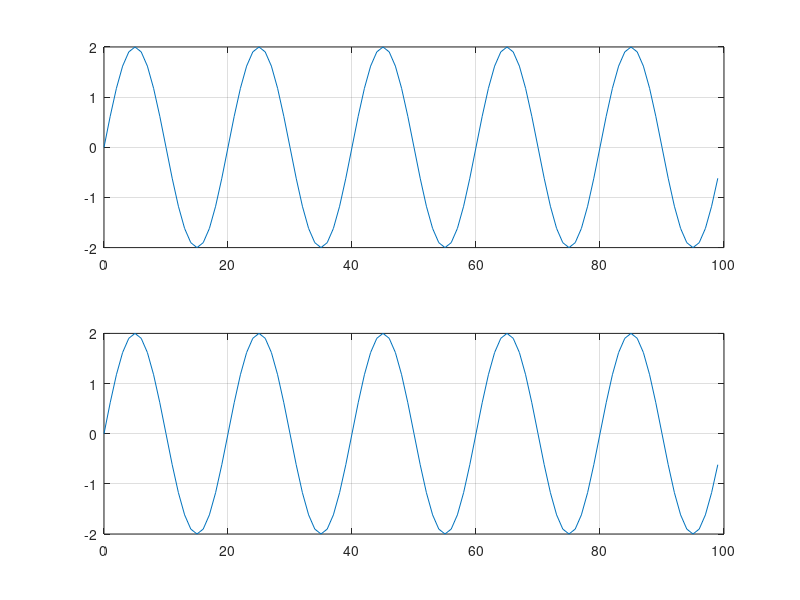
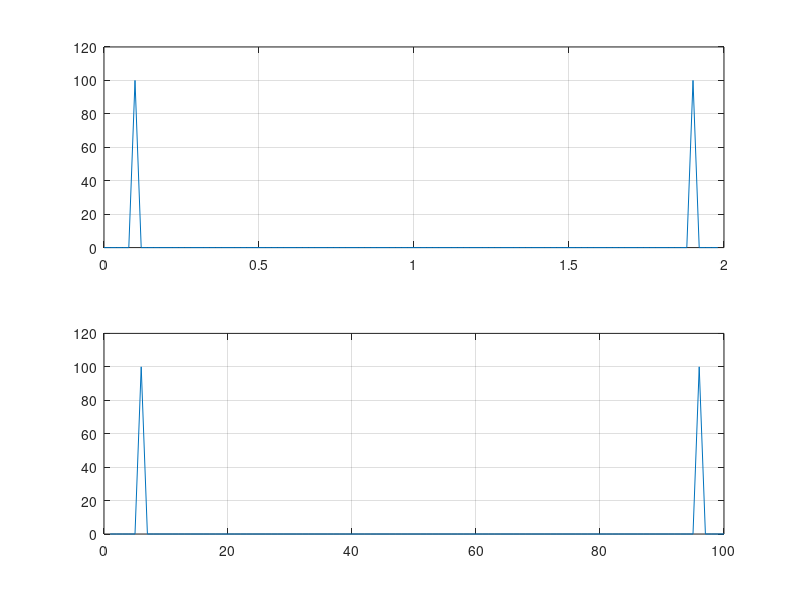

Recreate these plots in MATLAB, in order.
clear 
close all
clc


L = 100;

fs = 40;

Ts = 1/fs;

fo = 2;

n = 0:1:L-1;

x1 = 2 * sin(2*pi*fo/fs*n);

P = 5;

L=100;

N = 0:1:L-1;

x2 = 2 * sin(2*pi*P/L*N);

figure(1);
subplot(2,1,1)
plot(n,x1);
grid on;
subplot(2,1,2)
plot(N,x2);
grid on;

figure(2);
X1 = fft(x1);

w = 0:2*pi/L:2*pi*(1-1/L);

subplot(2,1,1)
plot(w/pi,abs(X1));
grid on;
X2 = fft(x2);
subplot(2,1,2)
plot(abs(X2));
grid on;
